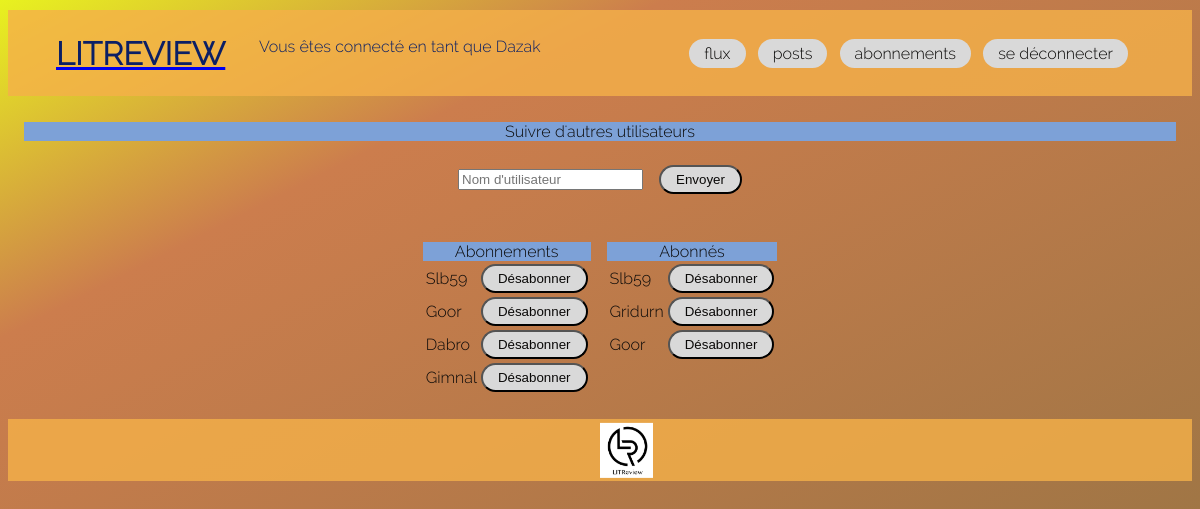
Before: /account/subscribe/ (signed in) with the older database file.
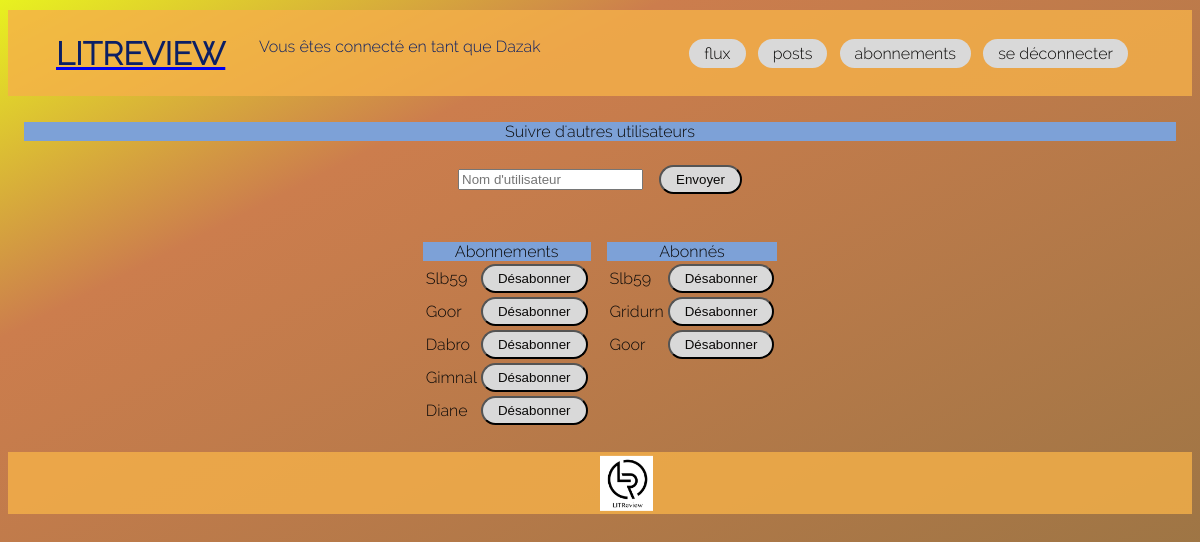
After: the same page with the newer database file.
### account/models.py (models this page shows, shortened)
class UserFollows(models.Model):
    user = models.ForeignKey(to=settings.AUTH_USER_MODEL,
                             on_delete=models.CASCADE,
                             related_name='following')
    followed_user = models.ForeignKey(to=settings.AUTH_USER_MODEL,
                                      on_delete=models.CASCADE,
                                      related_name='followed_by')
    class Meta:
        unique_together = ('user', 'followed_user', )
        verbose_name_plural = "users followed"

### account/views.py (the view, shortened to what this page needs)
# urls.py: path('subscribe/', views.SubscriptionView.as_view(), name='subscription'),
class SubscriptionView(LoginRequiredMixin, View):
    form_class = SubscriptionForm
    template_name = 'account/subscription.html'
    def define_context(self, connected_user) -> dict:
        followed_users = UserFollows.objects.filter(user=connected_user)
        subscriber_users = UserFollows.objects.filter(
            followed_user=connected_user)
        return {'followed_users': followed_users,
                'subscriber_users': subscriber_users}
    def get(self, request):
        form = self.form_class(request.user)
        context = self.define_context(request.user) | {'form': form}
        return render(
            request, self.template_name,
            context=context)

### account/forms.py (shortened to what this page needs)
class SubscriptionForm(ModelForm):
    username = forms.CharField(
        widget=forms.widgets.TextInput(
            attrs={'placeholder': "Nom d'utilisateur"}))
    def __init__(self, user, *args, **kwargs):
        self.user = user
        super().__init__(*args, **kwargs)
    class Meta:
        model = UserFollows
        fields = ['username']

### templates/account/subscription.html (shortened to what this page needs)
{% extends "base.html" %}
{% block content %}
<div class = 'subscription'>
    <div class = 'div_title'>Suivre d'autres utilisateurs</div>
    <div class = 'div_form'>
        <form method="post">
            <div>{{form.username}}</div>
            <div>
                <button class="btn" type="submit" >Envoyer</button>
            </div>
        </form>
        <div class ="subscription__message">
            {% include 'base/message.html'%}
        </div>
    </div>
    <div class="subscription__lists">
        <div class="subscription__lists__subscriptions">
            <div class = 'div_title'>Abonnements</div>
            <table>
                {% for followed_user in followed_users %}
                <tr>
                    <td>{{followed_user.followed_user}}</td>
                    <td><a href="{% url 'account:unsubscription' followed_user.id %}"><button class="btn" type="button">
                        Désabonner</button></a>
                    </td>
                </tr>
                {% endfor %}
            </table>
        </div>
        <div class="subscription__lists__subscribers">
            <div class = 'div_title'>Abonnés</div>
            <table>
                {% for subscriber_user in subscriber_users %}
                <tr>
                    <td>{{subscriber_user.user}}</td>
                    <td><a href="{% url 'account:unsubscription' subscriber_user.id %}"><button class="btn" type="button">
                        Désabonner</button></a>
                    </td>
                </tr>
                {% endfor %}
            </table>
        </div>
    </div>
</div>
{% endblock %}

Changed rows visible on the page:
added UserFollows: followed_user "Diane", shown under "LITREVIEW"
